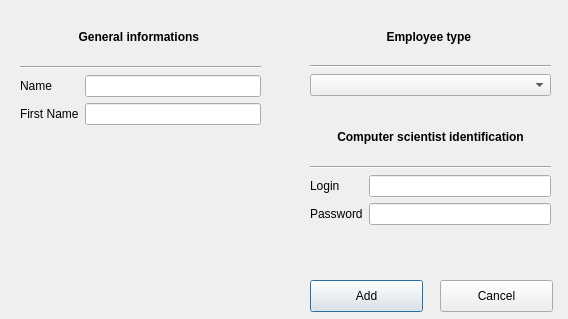
<?xml version="1.0" encoding="UTF-8"?>
<ui version="4.0">
 <class>EmployeeController</class>
 <widget class="QDialog" name="EmployeeController">
  <property name="geometry">
   <rect>
    <x>0</x>
    <y>0</y>
    <width>568</width>
    <height>319</height>
   </rect>
  </property>
  <property name="windowTitle">
   <string>Dialog</string>
  </property>
  <widget class="QWidget" name="verticalLayoutWidget">
   <property name="geometry">
    <rect>
     <x>310</x>
     <y>30</y>
     <width>241</width>
     <height>66</height>
    </rect>
   </property>
   <layout class="QVBoxLayout" name="verticalLayout_3">
    <item>
     <widget class="QLabel" name="label">
      <property name="text">
       <string>&lt;b&gt; Employee type &lt;/b&gt;</string>
      </property>
      <property name="alignment">
       <set>Qt::AlignHCenter|Qt::AlignTop</set>
      </property>
     </widget>
    </item>
    <item>
     <widget class="Line" name="line_2">
      <property name="orientation">
       <enum>Qt::Horizontal</enum>
      </property>
     </widget>
    </item>
    <item>
     <widget class="QComboBox" name="comboBox"/>
    </item>
   </layout>
  </widget>
  <widget class="QPushButton" name="AddButton">
   <property name="geometry">
    <rect>
     <x>310</x>
     <y>280</y>
     <width>113</width>
     <height>32</height>
    </rect>
   </property>
   <property name="maximumSize">
    <size>
     <width>113</width>
     <height>16777215</height>
    </size>
   </property>
   <property name="text">
    <string>Add</string>
   </property>
  </widget>
  <widget class="QPushButton" name="QuitButton">
   <property name="geometry">
    <rect>
     <x>440</x>
     <y>280</y>
     <width>113</width>
     <height>32</height>
    </rect>
   </property>
   <property name="text">
    <string>Cancel</string>
   </property>
  </widget>
  <widget class="QWidget" name="gridLayoutWidget_2">
   <property name="geometry">
    <rect>
     <x>310</x>
     <y>130</y>
     <width>241</width>
     <height>95</height>
    </rect>
   </property>
   <layout class="QGridLayout" name="InformaticienLoginGrid">
    <item row="1" column="0" colspan="2">
     <widget class="Line" name="line_3">
      <property name="orientation">
       <enum>Qt::Horizontal</enum>
      </property>
     </widget>
    </item>
    <item row="3" column="1">
     <widget class="QLineEdit" name="editInformaticienPassword">
      <property name="enabled">
       <bool>true</bool>
      </property>
     </widget>
    </item>
    <item row="3" column="0">
     <widget class="QLabel" name="InformaticienPassword">
      <property name="enabled">
       <bool>true</bool>
      </property>
      <property name="text">
       <string>Password</string>
      </property>
     </widget>
    </item>
    <item row="2" column="1">
     <widget class="QLineEdit" name="editInformaticienLogin">
      <property name="enabled">
       <bool>true</bool>
      </property>
     </widget>
    </item>
    <item row="2" column="0">
     <widget class="QLabel" name="InformaticienLogin">
      <property name="enabled">
       <bool>true</bool>
      </property>
      <property name="text">
       <string>Login</string>
      </property>
     </widget>
    </item>
    <item row="0" column="0" colspan="2">
     <widget class="QLabel" name="informaticienIdentification">
      <property name="enabled">
       <bool>true</bool>
      </property>
      <property name="text">
       <string>&lt;html&gt;&lt;head/&gt;&lt;body&gt;&lt;p&gt;&lt;span style=&quot; font-weight:600;&quot;&gt;Computer scientist identification&lt;/span&gt;&lt;/p&gt;&lt;/body&gt;&lt;/html&gt;</string>
      </property>
      <property name="alignment">
       <set>Qt::AlignHCenter|Qt::AlignTop</set>
      </property>
     </widget>
    </item>
   </layout>
  </widget>
  <widget class="QWidget" name="gridLayoutWidget">
   <property name="geometry">
    <rect>
     <x>20</x>
     <y>30</y>
     <width>241</width>
     <height>95</height>
    </rect>
   </property>
   <layout class="QGridLayout" name="NameInforation">
    <item row="3" column="0">
     <widget class="QLabel" name="Prenom">
      <property name="text">
       <string>First Name</string>
      </property>
     </widget>
    </item>
    <item row="1" column="0" colspan="2">
     <widget class="Line" name="line">
      <property name="orientation">
       <enum>Qt::Horizontal</enum>
      </property>
     </widget>
    </item>
    <item row="2" column="1">
     <widget class="QLineEdit" name="NomInput"/>
    </item>
    <item row="3" column="1">
     <widget class="QLineEdit" name="PrenomInput"/>
    </item>
    <item row="2" column="0">
     <widget class="QLabel" name="Nom">
      <property name="text">
       <string>Name</string>
      </property>
     </widget>
    </item>
    <item row="0" column="0" colspan="2">
     <widget class="QLabel" name="TitleName">
      <property name="enabled">
       <bool>true</bool>
      </property>
      <property name="autoFillBackground">
       <bool>false</bool>
      </property>
      <property name="text">
       <string>&lt;b&gt; General informations &lt;/b&gt;</string>
      </property>
      <property name="alignment">
       <set>Qt::AlignHCenter|Qt::AlignTop</set>
      </property>
     </widget>
    </item>
   </layout>
  </widget>
 </widget>
 <tabstops>
  <tabstop>NomInput</tabstop>
  <tabstop>PrenomInput</tabstop>
  <tabstop>comboBox</tabstop>
  <tabstop>editInformaticienLogin</tabstop>
  <tabstop>editInformaticienPassword</tabstop>
  <tabstop>AddButton</tabstop>
  <tabstop>QuitButton</tabstop>
 </tabstops>
 <resources/>
 <connections/>
</ui>
